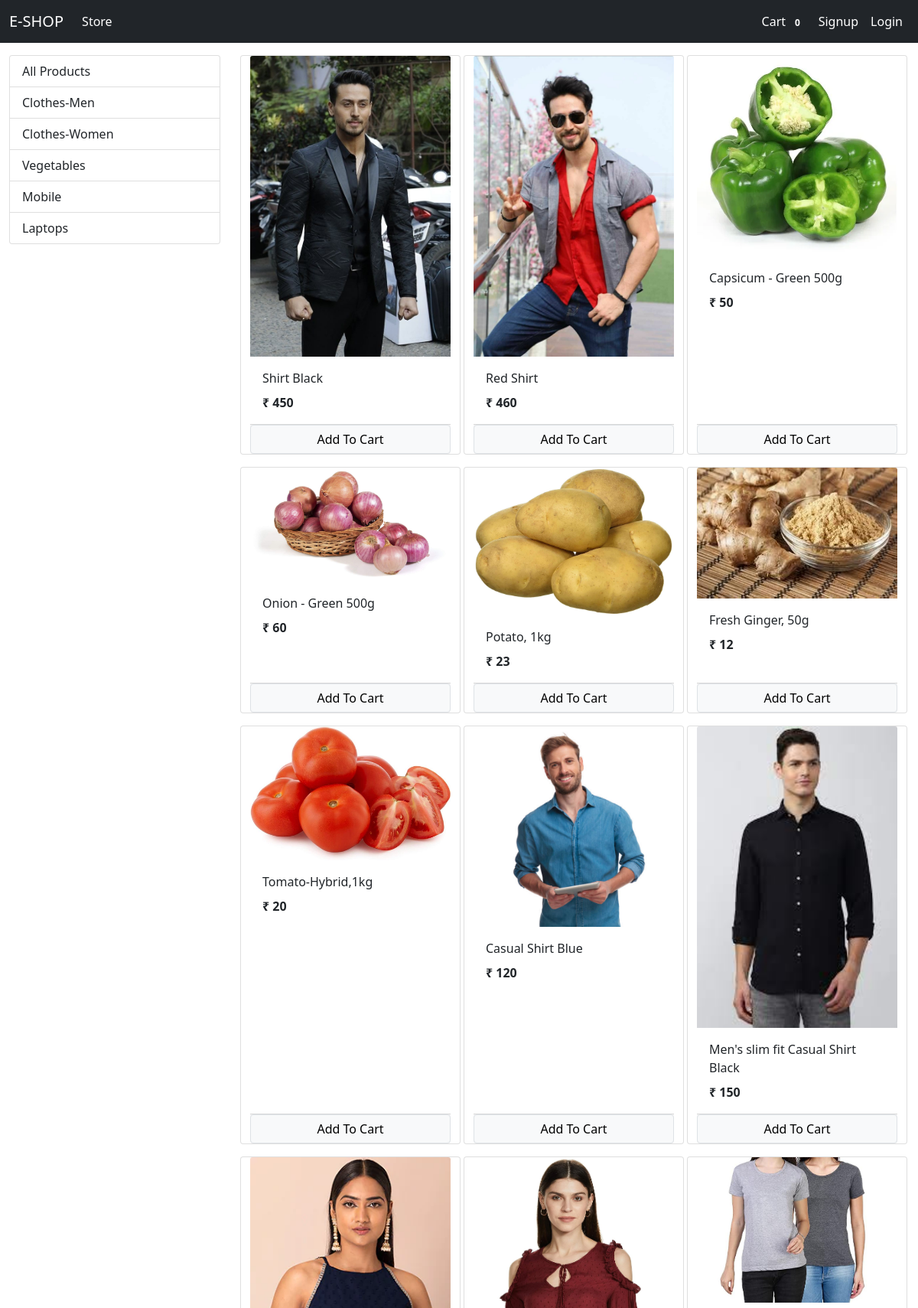
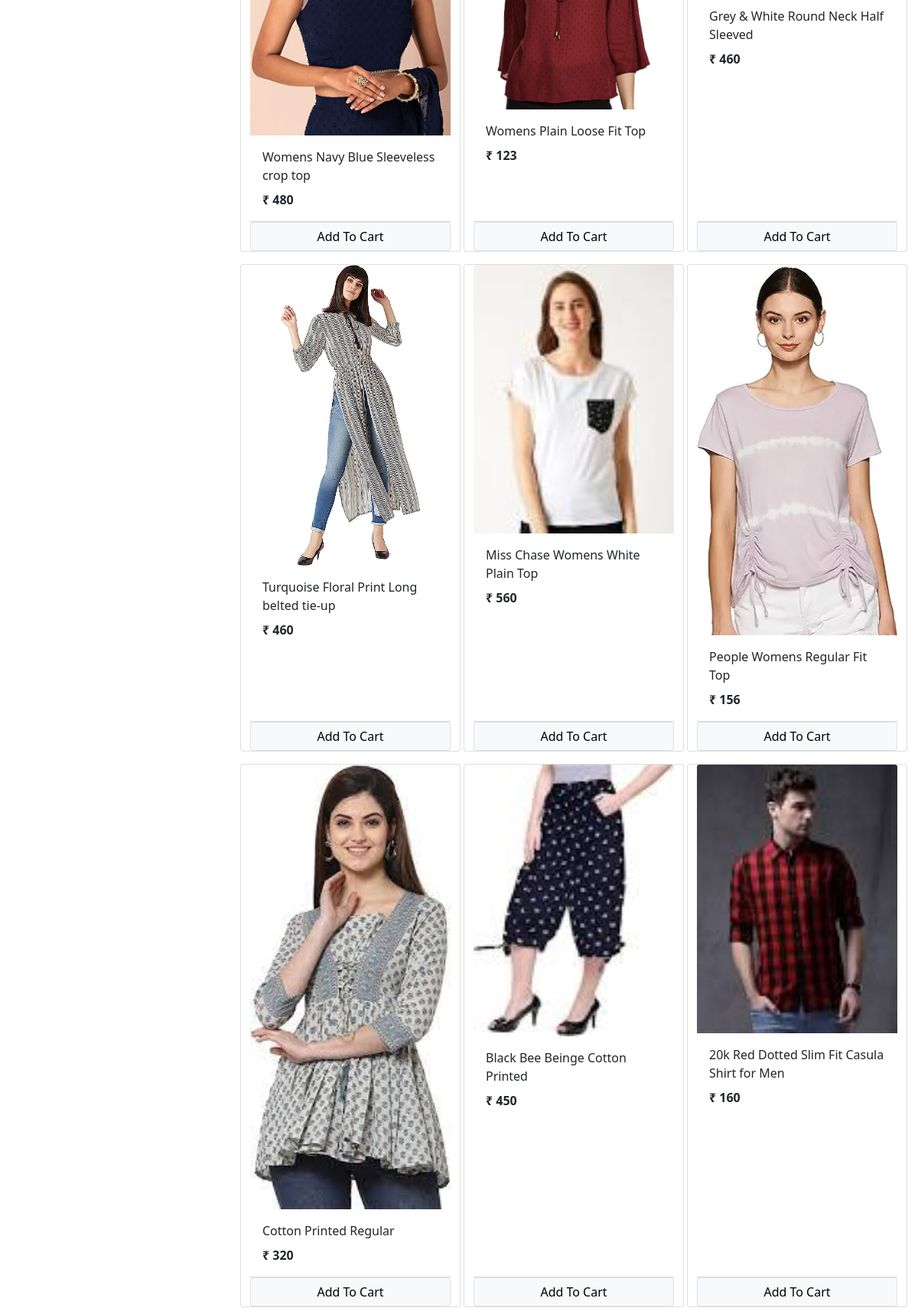
The page / (upper part) on the database its author committed (2 pictures, top to bottom).
### store/models/category.py (models this page shows, shortened)
class Category(models.Model):
    name = models.CharField(max_length=20)
    @staticmethod
    def get_all_categories():
        return Category.objects.all()

### store/models/product.py (models this page shows, shortened)
class Product(models.Model):
    name = models.CharField(max_length=50)
    price = models.IntegerField(default=0)
    category = models.ForeignKey(Category,on_delete=models.CASCADE,default=1)
    description = models.CharField(max_length=200, default='',null=True,blank=True)
    image = models.ImageField(upload_to='uploads/products/')
    @staticmethod
    def get_all_products():
        return Product.objects.all()

### store/views/home.py (the view, shortened to what this page needs)
# urls.py: path('', home.Index.as_view(), name='homepage'),
class Index(View):
    def get(self,request):
        cart = request.session.get('cart')
        if not cart:
            request.session['cart'] = {}
        products = None
        categories = Category.get_all_categories()
        categoryID = request.GET.get('category')
        if categoryID:
            products = Product.get_all_product_by_CategoryId(categoryID)
        else:
            products = Product.get_all_products()
        data = {}
        data['products'] = products
        data['categories'] = categories
        print('You are ,', request.session.get('email'))
        return render(request, 'index.html', data)

### store/templatetags/cart.py (called while the page is built)
@register.filter(name='is_in_cart')
def is_in_cart(product,cart):
    keys = cart.keys()
    for id in keys:
        if int(id) == product.id:
            return True
    return False

### store/templatetags/custom_filters.py (called while the page is built)
@register.filter(name='currency')
def currency(number):
    return "₹ " + str(number)

### store/templates/index.html (shortened to what this page needs)
{% extends 'base.html' %}
{% block content %}
{% load cart %}
{% load custom_filters %}
<div class="container-fluid mt-3">
  <div class="row">
      <div class="col-lg-3 mx-auto">
        <div class="list-group">
          <a href="/" class="list-group-item list-group-item-action">All Products</a>
          {% for category in categories %}
          <a href="/?category={{category.id}}" class="list-group-item list-group-item-action">{{category.name}}</a>
          {% endfor %}
        </div>
      </div>
    <div id="products" class="col-lg-9 mx-auto">
      <div class="row mx-auto">
        {% for product in products %}
        <div class="card mx-auto mb-3" id={{product.id}} style="width: 18rem">
          <img src="{{product.image.url}}" class="card-img-top" alt="Card image cap" />
          <div class="card-body">
            <p class="card-title">{{product.name}}</p>
            <p class="card-text"><b>{{product.price|currency}}</b></p>
          </div>
          <div class="card-footer p-0 no-gutters">
          {% if product|is_in_cart:request.session.cart %}
          <div class="row no-gutters">
            <form action="/#{{product.id}}" method="post" class="col-2">
              {% csrf_token %}
              <input hidden type="text" name="product" value="{{product.id}}">
              <input hidden type="text" name="remove" value="True">
              <input type="submit" value=" - " class="btn btn-block btn-secondary">
            </form>
            <div class="text-center col">{{product|cart_quantity:request.session.cart}} In Cart</div>
            <form action="/#{{product.id}}" method="post" class="col-2">
              {% csrf_token %}
              <input hidden type="text" name="product" value="{{product.id}}">
              <input type="submit" value=" + " class="btn btn-block btn-secondary">
            </form>
          </div>
          {% else%}
          <form action="/#{{product.id}}" method="POST" class="btn-block">
            <input type="submit" class="float-right btn-block btn btn-light border form-control" value="Add To Cart">
          </form>
          {%endif%}
        </div>
      </div>
        {% endfor %}
      </div>
    </div>
  </div>
</div>
{% endblock %}

### rows shown on the page
Category: name "Clothes-Men"
Category: name "Clothes-Women"
Category: name "Vegetables"
Category: name "Mobile"
Category: name "Laptops"
Product: {{ product.id }} 1 (drawn), image (picture), name "Shirt Black", price "₹ 450"
Product: image (picture), name "Red Shirt", price "₹ 460"
Product: image (picture), name "Capsicum - Green 500g", price "₹ 50"
Product: image (picture), name "Onion - Green 500g", price "₹ 60"
Product: image (picture), name "Potato, 1kg", price "₹ 23"
Product: image (picture), name "Fresh Ginger, 50g", price "₹ 12"
Product: image (picture), name "Tomato-Hybrid,1kg", price "₹ 20"
Product: image (picture), name "Casual Shirt Blue", price "₹ 120"
Product: image (picture), name "Men's slim fit Casual Shirt Black", price "₹ 150"
Product: image (picture), name "Womens Navy Blue Sleeveless crop top", price "₹ 480"
Product: image (picture), name "Womens Plain Loose Fit Top", price "₹ 123"
Product: image (picture), name "Grey & White Round Neck Half Sleeved", price "₹ 460"
Product: image (picture), name "Turquoise Floral Print Long belted tie-up", price "₹ 460"
Product: image (picture), name "Miss Chase Womens White Plain Top", price "₹ 560"
Product: image (picture), name "People Womens Regular Fit Top", price "₹ 156"
Product: image (picture), name "Cotton Printed Regular", price "₹ 320"
Product: image (picture), name "Black Bee Beinge Cotton Printed", price "₹ 450"
Product: {{ product.id }} 18 (drawn), image (picture), name "20k Red Dotted Slim Fit Casula Shirt for Men", price "₹ 160"

### other values the page prints
{{ request.session.cart.keys|length }} "0"
